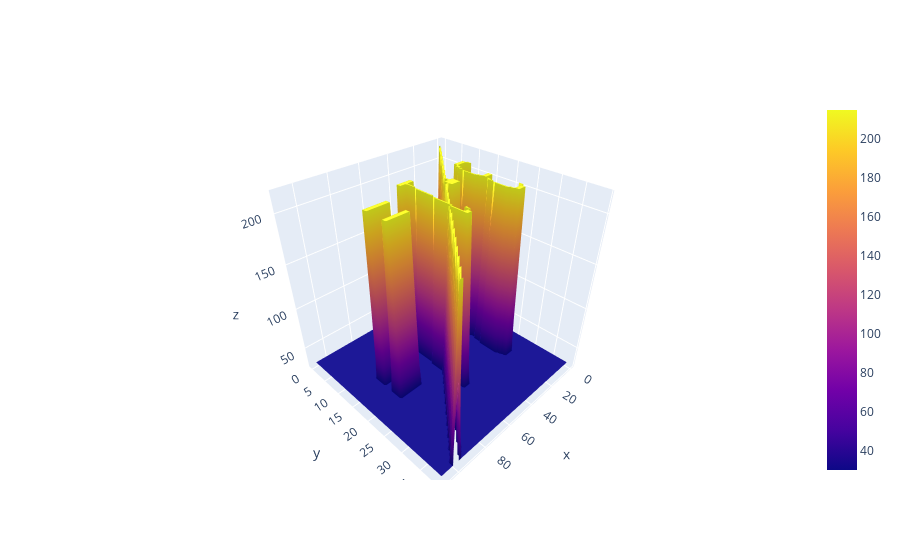

The code cell stored with this chart in its notebook:
### Code cell
import plotly.graph_objects as go
fig = go.Figure(data=[
    go.Surface(z=img[...,::-1,:])])
fig.show()

### Figure 1 — Plotly figure (JSON) as saved in the notebook; plotly's stock layout.template omitted (floating-point values rounded to 4 significant figures; data arrays with more than 128 entries replaced by an {"elided": "..."} marker saying what was removed)
{"data": [{"type": "surface", "z": {"elided": "40x110 int values"}}], "layout": {}}
